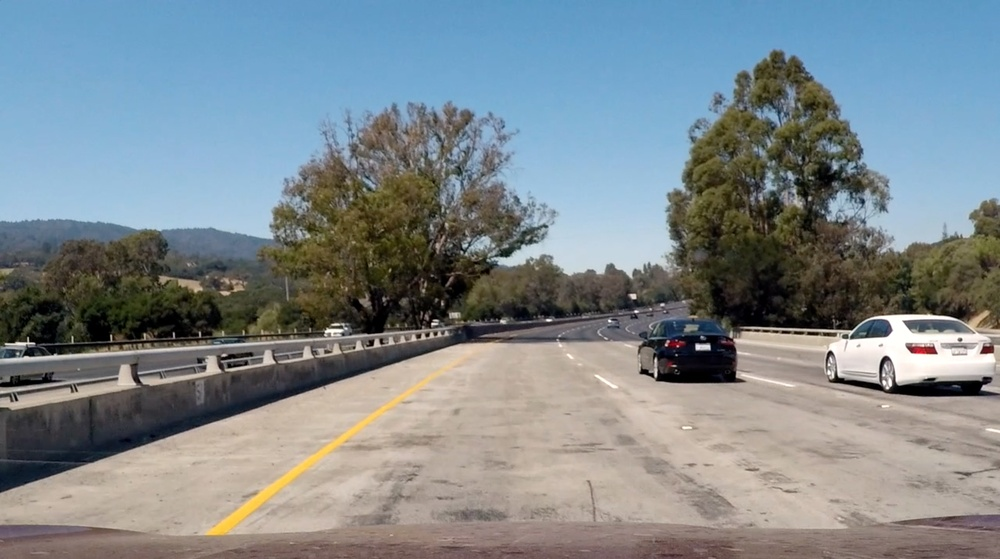
#> input picture test_images/Challenge2.jpg, 1000 x 559 px, shrunk from 2874 x 1608 before the run; its folder holds only this picture in this run
$ jupyter execute --allow-errors P1.ipynb   (shell and % lines are left out)
#> lines starting #> are read from the running program, lines starting #| are printed output that depends on the picture; after the words box and inside, x2 and y2 are one past the last pixel; in counts of white or black regions, pixels touching at a corner belong together
# Self-Driving Car Engineer Nanodegree

## Project: **Finding Lane Lines on the Road**
***
In this project, you will use the tools you learned about in the lesson to identify lane lines on the road.  You can develop your pipeline on a series of individual images, and later apply the result to a video stream (really just a series of images). Check out the video clip "raw-lines-example.mp4" (also contained in this repository) to see what the output should look like after using the helper functions below.

Once you have a result that looks roughly like "raw-lines-example.mp4", you'll need to get creative and try to average and/or extrapolate the line segments you've detected to map out the full extent of the lane lines.  You can see an example of the result you're going for in the video "P1_example.mp4".  Ultimately, you would like to draw just one line for the left side of the lane, and one for the right.

In addition to implementing code, there is a brief writeup to complete. The writeup should be completed in a separate file, which can be either a markdown file or a pdf document. There is a [write up template](https://github.com/udacity/CarND-LaneLines-P1/blob/master/writeup_template.md) that can be used to guide the writing process. Completing both the code in the Ipython notebook and the writeup template will cover all of the [rubric points](https://review.udacity.com/#!/rubrics/322/view) for this project.

---
Let's have a look at our first image called 'test_images/solidWhiteRight.jpg'.  Run the 2 cells below (hit Shift-Enter or the "play" button above) to display the image.

**Note: If, at any point, you encounter frozen display windows or other confounding issues, you can always start again with a clean slate by going to the "Kernel" menu above and selecting "Restart & Clear Output".**

---

**The tools you have are color selection, region of interest selection, grayscaling, Gaussian smoothing, Canny Edge Detection and Hough Tranform line detection.  You  are also free to explore and try other techniques that were not presented in the lesson.  Your goal is piece together a pipeline to detect the line segments in the image, then average/extrapolate them and draw them onto the image for display (as below).  Once you have a working pipeline, try it out on the video stream below.**

---

<figure>

 <figcaption>
 <p></p>
 <p style="text-align: center;"> Your output should look something like this (above) after detecting line segments using the helper functions below </p>
 </figcaption>
</figure>
 <p></p>
<figure>

 <figcaption>
 <p></p>
 <p style="text-align: center;"> Your goal is to connect/average/extrapolate line segments to get output like this</p>
 </figcaption>
</figure>

**Run the cell below to import some packages.  If you get an `import error` for a package you've already installed, try changing your kernel (select the Kernel menu above --> Change Kernel).  Still have problems?  Try relaunching Jupyter Notebook from the terminal prompt.  Also, see [this forum post](https://carnd-forums.udacity.com/cq/viewquestion.action?spaceKey=CAR&id=29496372&questionTitle=finding-lanes---import-cv2-fails-even-though-python-in-the-terminal-window-has-no-problem-with-import-cv2) for more troubleshooting tips.**

## Import Packages

[cell 1]
#importing some useful packages
import matplotlib.pyplot as plt
import matplotlib.image as mpimg
import numpy as np
import cv2

## Read in an Image

#> (a cell that did not finish here is left out)

## Ideas for Lane Detection Pipeline

**Some OpenCV functions (beyond those introduced in the lesson) that might be useful for this project are:**

`cv2.inRange()` for color selection
`cv2.fillPoly()` for regions selection
`cv2.line()` to draw lines on an image given endpoints
`cv2.addWeighted()` to coadd / overlay two images
`cv2.cvtColor()` to grayscale or change color
`cv2.imwrite()` to output images to file
`cv2.bitwise_and()` to apply a mask to an image

**Check out the OpenCV documentation to learn about these and discover even more awesome functionality!**

## Helper Functions

Below are some helper functions to help get you started. They should look familiar from the lesson!

[cell 3]
import math
import numpy as np

# [11 lines left out: function maskhsv, not called in this run]

def grayscale(img):
    """Applies the Grayscale transform
    This will return an image with only one color channel
    but NOTE: to see the returned image as grayscale
    (assuming your grayscaled image is called 'gray')
    you should call plt.imshow(gray, cmrap='gray')"""
    gray=cv2.cvtColor(img, cv2.COLOR_BGR2GRAY)
    return cv2.equalizeHist(gray)
    # Or use BGR2GRAY if you read an image with cv2.imread()
    # return cv2.cvtColor(img, cv2.COLOR_BGR2GRAY)

def canny(img, low_threshold, high_threshold):
    """Applies the Canny transform"""
    return cv2.Canny(img, low_threshold, high_threshold)

def gaussian_blur(img, kernel_size):
    """Applies a Gaussian Noise kernel"""
    return cv2.GaussianBlur(img, (kernel_size, kernel_size), 0)

def region_of_interest(img, vertices):
    """
    Applies an image mask.

    Only keeps the region of the image defined by the polygon
    formed from `vertices`. The rest of the image is set to black.
    """
    #defining a blank mask to start with
    mask = np.zeros_like(img)

    #defining a 3 channel or 1 channel color to fill the mask with depending on the input image
    if len(img.shape) > 2:
        channel_count = img.shape[2]  # i.e. 3 or 4 depending on your image
        ignore_mask_color = (255,) * channel_count
    else:
        ignore_mask_color = 255

    #filling pixels inside the polygon defined by "vertices" with the fill color
    cv2.fillPoly(mask, vertices, ignore_mask_color)

    #returning the image only where mask pixels are nonzero
    masked_image = cv2.bitwise_and(img, mask)
    return masked_image
def reject_outliers(x,y,r, m):
    x=np.asarray(x)
    y=np.asarray(y)
    r=np.asarray(r)
    idx = (abs(r - np.median(r)) < (m * np.std(r)))
    if any(idx):
        return x[idx], y[idx],r[idx]
    else:
        return x,y,r


def draw_lines(img, lines,color=[255, 0, 0], thickness=20):
    """
    NOTE: this is the function you might want to use as a starting point once you want to
    average/extrapolate the line segments you detect to map out the full
    extent of the lane (going from the result shown in raw-lines-example.mp4
    to that shown in P1_example.mp4).

    Think about things like separating line segments by their
    slope ((y2-y1)/(x2-x1)) to decide which segments are part of the left
    line vs. the right line.  Then, you can average the position of each of
    the lines and extrapolate to the top and bottom of the lane.

    This function draws `lines` with `color` and `thickness`.
    Lines are drawn on the image inplace (mutates the image).
    If you want to make the lines semi-transparent, think about combining
    this function with the weighted_img() function below
    """
    global X_left;
    global Y_left;
    global X_right;
    global Y_right;
    global r_left;
    global r_right;

    X_left=list(X_left);
    Y_left=list(Y_left);
    X_right=list(X_right);
    Y_right=list(Y_right);
    r_left=list(r_left);
    r_right=list(r_right);
    sampleTokeep=70
    if ((np.shape(Y_left)[0] > sampleTokeep) & (np.shape(Y_left)[0] > sampleTokeep)):
        X_left=X_left[-sampleTokeep:]
        Y_left=Y_left[-sampleTokeep:]
        X_right=X_right[-sampleTokeep:]
        Y_right=Y_right[-sampleTokeep:]
        r_left=r_left[-sampleTokeep:]
        r_right=r_right[-sampleTokeep:]
    imshape = img.shape
    if lines is not None:
        for line in lines:
            for x1,y1,x2,y2 in line:
                slope = (y2-y1)/(x2-x1)

                if ((math.atan(slope) < -.5) & (x1 < imshape[1]/2) & (x2 < imshape[1]/2 ) ):
                    X_left.append(x1);
                    X_left.append(x2);
                    Y_left.append(y1);
                    Y_left.append(y2);
                    r_left.append(slope);
                    r_left.append(slope);

                elif((math.atan(slope) > 0.5) & (x1 > imshape[1]/2) & (x2 > imshape[1]/2 ) ) :
                    X_right.append(x1);
                    X_right.append(x2);
                    Y_right.append(y1);
                    Y_right.append(y2);
                    r_right.append(slope);
                    r_right.append(slope);

        if  X_right:
            X_right,Y_right,r_right=reject_outliers(X_right,Y_right,r_right, 2)
            xp_right=[0.57*imshape[1] ,imshape[1]]
            P_right=np.poly1d(np.polyfit(X_right,Y_right,1))
            yp_right=P_right(xp_right)
            cv2.line(img, (int(xp_right[0]), int(yp_right[0])), (int(xp_right[1]), int(yp_right[1])), color, thickness)

        if X_left:
            X_left,Y_left,r_left =reject_outliers(X_left,Y_left,r_left, 2)
            P_left=np.poly1d(np.polyfit(X_left,Y_left,1))
            xp_left=[0 ,0.45*imshape[1]]
            yp_left=P_left(xp_left)
            cv2.line(img, (int(xp_left[0]), int(yp_left[0])), (int(xp_left[1]), int(yp_left[1])), color, thickness)


def hough_lines(img, rho, theta, threshold, min_line_len, max_line_gap):
    """
    `img` should be the output of a Canny transform.

    Returns an image with hough lines drawn.
    """
    lines = cv2.HoughLinesP(img, rho, theta, threshold, np.array([]), minLineLength=min_line_len, maxLineGap=max_line_gap)
    line_img = np.zeros((img.shape[0], img.shape[1], 3), dtype=np.uint8)
    draw_lines(line_img, lines)
    return line_img

# Python 3 has support for cool math symbols.

def weighted_img(img, initial_img, α=0.8, β=1., λ=0.):
    """
    `img` is the output of the hough_lines(), An image with lines drawn on it.
    Should be a blank image (all black) with lines drawn on it.

    `initial_img` should be the image before any processing.

    The result image is computed as follows:

    initial_img * α + img * β + λ
    NOTE: initial_img and img must be the same shape!
    """
    return cv2.addWeighted(initial_img, α, img, β, λ)

## Test Images

Build your pipeline to work on the images in the directory "test_images"
**You should make sure your pipeline works well on these images before you try the videos.**

[cell 4]
import os
testImageName=os.listdir("test_images/")
#> testImageName = ['Challenge2.jpg']

## Build a Lane Finding Pipeline

Build the pipeline and run your solution on all test_images. Make copies into the test_images directory, and you can use the images in your writeup report.

Try tuning the various parameters, especially the low and high Canny thresholds as well as the Hough lines parameters.

[cell 5]
# TODO: Build your pipeline that will draw lane lines on the test_images
# then save them to the test_images directory.

X_left=[];
Y_left=[];
X_right=[];
Y_right=[];
r_left=[];
r_right=[];
def findLinePipeline(img):


    gray = grayscale(img)
    # Define a kernel size and apply Gaussian smoothing
    kernel_size = 11
#    kernel_size = 15
    blur_gray = gaussian_blur(gray, kernel_size)

    # Define our parameters for Canny and apply
    low_threshold = 30
    high_threshold = 150
#    low_threshold = 20
#    high_threshold = 100
    edges=canny(blur_gray, low_threshold, high_threshold)

    # Next we'll create a masked edges image using cv2.fillPoly()

    # This time we are defining a four sided polygon to mask
    imshape = img.shape
    vertices = np.array([[(0.2*imshape[1],0.95*imshape[0]),(0.45*imshape[1],0.6*imshape[0]), (0.58*imshape[1],0.6*imshape[0]), (0.90*imshape[1],0.95*imshape[0])]], dtype=np.int32)

    masked_edges=region_of_interest(edges,vertices)


    # Define the Hough transform parameters
    # Make a blank the same size as our image to draw on
    rho = 3 # distance resolution in pixels of the Hough grid
    theta = np.pi/180 # angular resolution in radians of the Hough grid
    threshold = 12     # minimum number of votes (intersections in Hough grid cell)
    min_line_len = 20 #minimum number of pixels making up a line
    max_line_gap = 3    # maximum gap in pixels between connectable line segments

    line_image=hough_lines(masked_edges, rho, theta,threshold,min_line_len,max_line_gap)
    processedimage=weighted_img(line_image, img, α=0.8, β=1., λ=0.)
    return(processedimage)

# The Plots Helper Function

[cell 6]
dirName='test_images'
rows=2

[cell 7]
import matplotlib.gridspec as gridspec

def plotgrid(dirName,listOfImage,rows,action='show',kernel_size = 15,low_threshold = 20, high_threshold = 100, saveFile=None):
    numberOfImg=len(listOfImage)
    cols=int(np.ceil(numberOfImg/rows))
    #ax1 = plt.subplot(gs1[i])
    f, axarr = plt.subplots(cols, rows)
    f.set_size_inches(11.5, 10)
    f.subplots_adjust(wspace=0.01, hspace=0.01)
    count =-1
    for row in range(rows):
        for col in range(cols):
            count += 1
            imgName=dirName +'/' +listOfImage[count]
            img = mpimg.imread(imgName)
            if action=='show':
                outimg=img
            elif action=='gray':
                outimg = grayscale(img)
            elif action =='blur':
                gray = grayscale(img)
                outimg = gaussian_blur(gray, kernel_size)
            elif action =='edges':
                gray = grayscale(img)
                blur_gray = gaussian_blur(gray, kernel_size)
                outimg=canny(blur_gray, low_threshold, high_threshold)
            elif action=='region':
                gray = grayscale(img)
                blur_gray = gaussian_blur(gray, kernel_size)
                edge=canny(blur_gray, low_threshold, high_threshold)
                imshape = img.shape
                vertices = np.array([[(0.2*imshape[1],0.95*imshape[0]),(0.45*imshape[1],0.6*imshape[0]), (0.58*imshape[1],0.6*imshape[0]), (0.90*imshape[1],0.95*imshape[0])]], dtype=np.int32)
                outimg=region_of_interest(edge,vertices)
            elif action=='pipline':
                outimg=findLinePipeline(img);
            if action=='gray' or action=='blur' :
                axarr[col,row].imshow(outimg,cmap='gray')
            else:
                axarr[col,row].imshow(outimg)
            axarr[col,row].axis('off')
    if not (saveFile ==None):
        plt.savefig(filename=saveFile)
    plt.show()

# Load Test Image

#> (a cell that did not finish here is left out)

#> in plotgrid, img is the input picture: shape (559, 1000, 3); mean R, G, B 126.5, 136.3, 141

# Converting  into gray scale

#> (a cell that did not finish here is left out)

#> in grayscale, `gray=cv2.cvtColor(img, cv2.COLOR_BGR2GRAY)`:
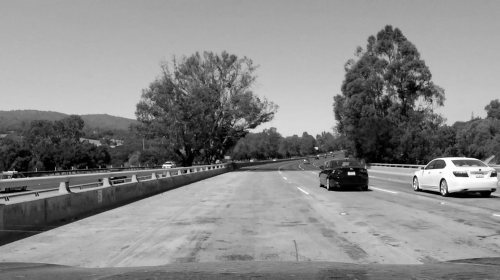
#> gray: shape (559, 1000) (shown at 1/2 size); min 0, max 255, mean 136.5

# Applying a Gaussian blur to the image

#> (a cell that did not finish here is left out)

#> in gaussian_blur, `return cv2.GaussianBlur(img, (kernel_size, kernel_size), 0)`:
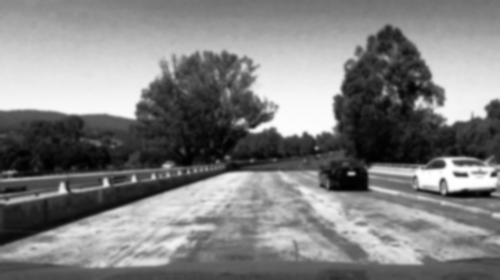
#> returned value: shape (559, 1000) (shown at 1/2 size); min 0, max 255, mean 128.4

# Applying a Gaussian blur to the image

#> (a cell that did not finish here is left out)

#> in canny, `return cv2.Canny(img, low_threshold, high_threshold)`:
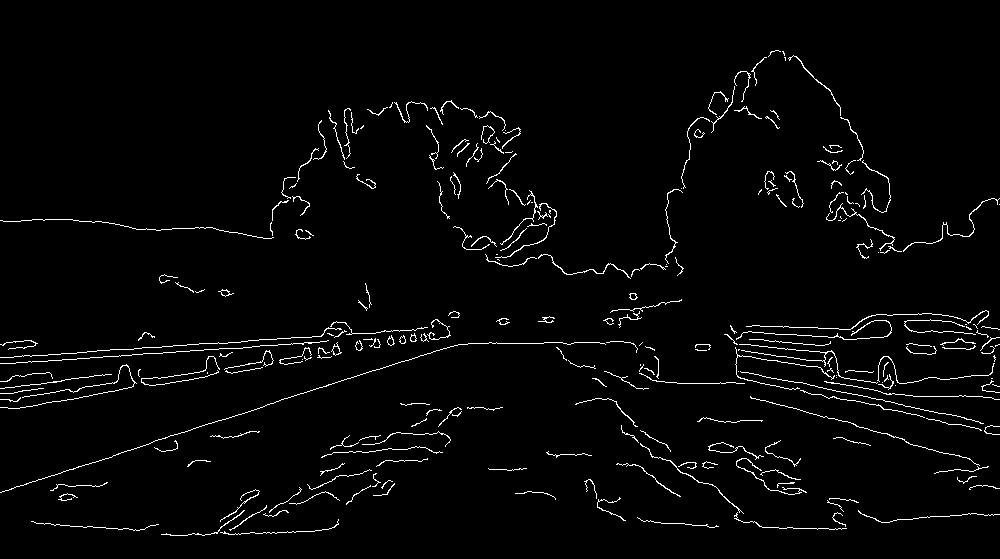
#> returned value: shape (559, 1000); 2.5% white in thin lines or dots, all inside (x1, y1, x2, y2) = (0, 50, 1000, 536)

# Select region of interest and mask other areas of the image

#> (a cell that did not finish here is left out)

#> in region_of_interest, `cv2.fillPoly(mask, vertices, ignore_mask_color)`:
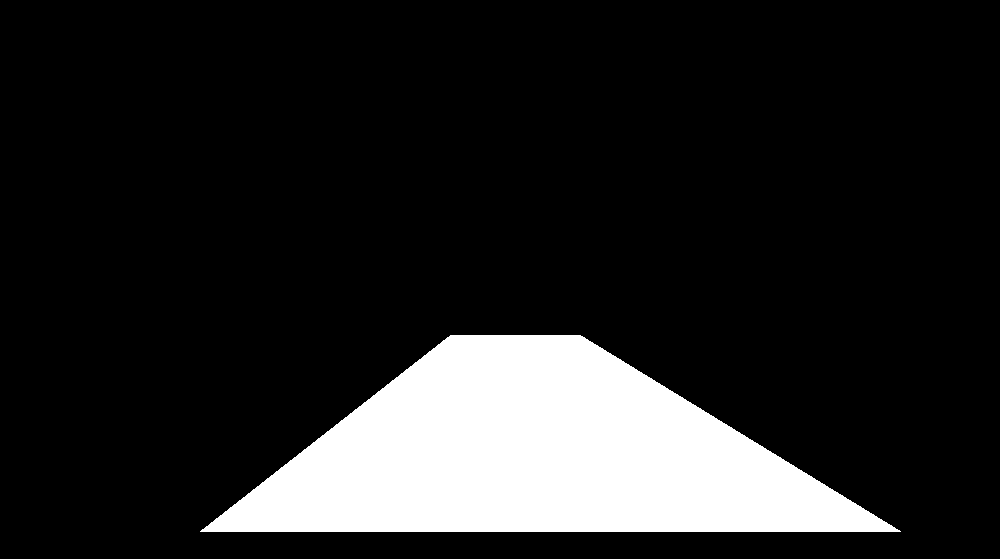
#> mask: shape (559, 1000); 14.7% white; 1 white region, box (x1, y1, x2, y2) and area: (200, 335, 901, 532) 82043

# Aply all together

#> (a cell that did not finish here is left out)

#> call 3 of canny, with low_threshold = 30, high_threshold = 150
#> in canny (call 3), `return cv2.Canny(img, low_threshold, high_threshold)`:
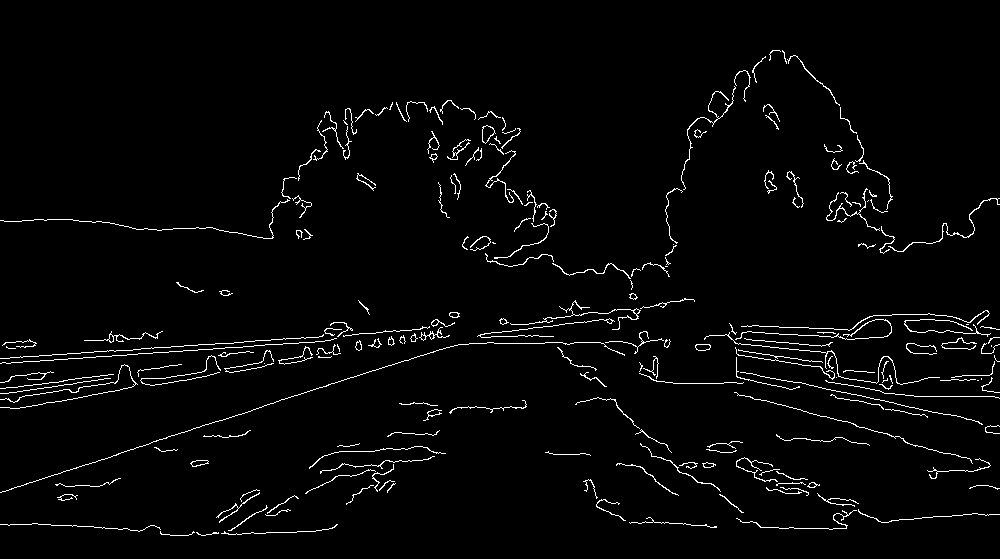
#> returned value: shape (559, 1000); 2.7% white in thin lines or dots, all inside (x1, y1, x2, y2) = (0, 50, 1000, 536)
#> in region_of_interest (call 2), `masked_image = cv2.bitwise_and(img, mask)`:
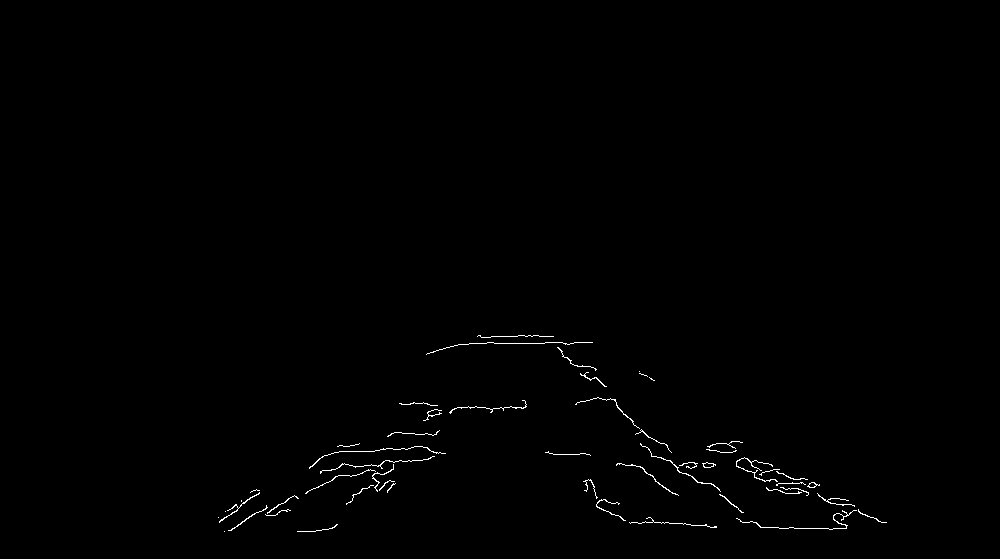
#> masked_image: shape (559, 1000); 0.52% white in thin lines or dots, all inside (x1, y1, x2, y2) = (218, 335, 887, 532)
#> in hough_lines, `lines = cv2.HoughLinesP(img, rho, theta, threshold, np.array([]), minL..`: lines = [[339, 451, 374, 451], [305, 493, 333, 479], [642, 522, 668, 522], [720, 494, 742, 512], [553, 454, 575, 454], [498, 343, 533, 343], [491, 336, 517, 336]]
#> the loop in draw_lines, `for line in lines:` made 7 passes
#> after the loop in draw_lines, `for line in lines:`: X_left = []; X_right = [720, 742]; Y_left = []; Y_right = [494, 512]; r_left = []; r_right = [0.818, 0.818]
#> in reject_outliers, `x=np.asarray(x)`: x = [720, 742]
#> in reject_outliers, `y=np.asarray(y)`: y = [494, 512]
#> in reject_outliers, `r=np.asarray(r)`: r = [0.818, 0.818]
#> in reject_outliers, `idx = (abs(r - np.median(r)) < (m * np.std(r)))`: idx = [False, False]
#> in draw_lines, `yp_right=P_right(xp_right)`: yp_right = [371.3, 723.1]
#> in draw_lines, `cv2.line(img, (int(xp_right[0]), int(yp_right[0])), (int(xp_right[1]),..`:
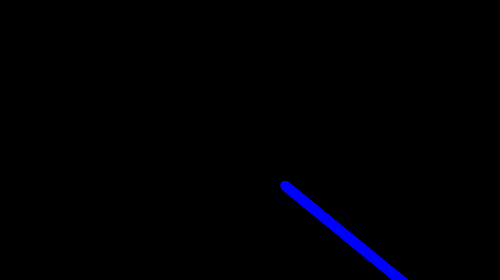
#> img: shape (559, 1000, 3) (shown at 1/2 size); mean of channels 0, 1, 2 2.9, 0, 0; drawn as B, G, R
#> in weighted_img, `return cv2.addWeighted(initial_img, α, img, β, λ)`:
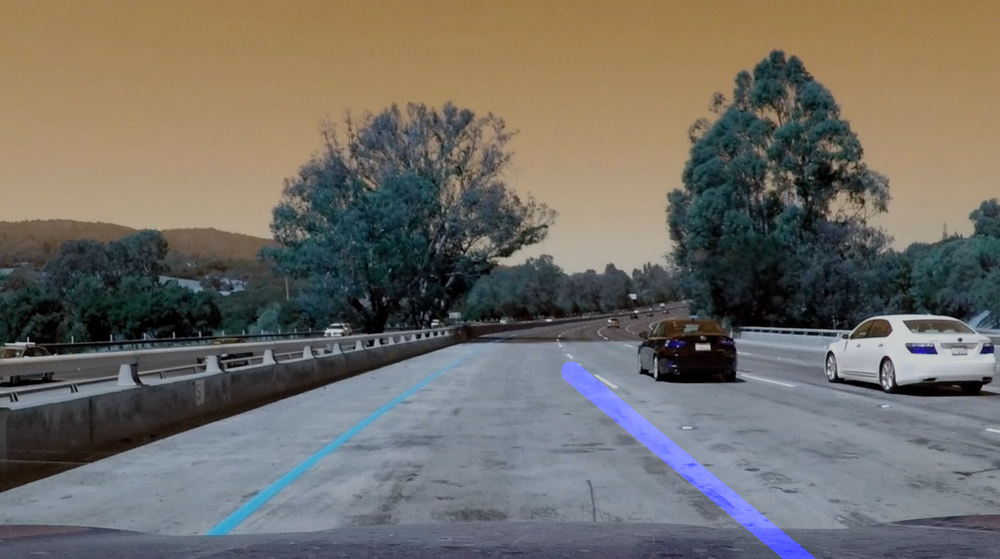
#> returned value: shape (559, 1000, 3); mean of channels 0, 1, 2 102.5, 109, 112.8; drawn as B, G, R
